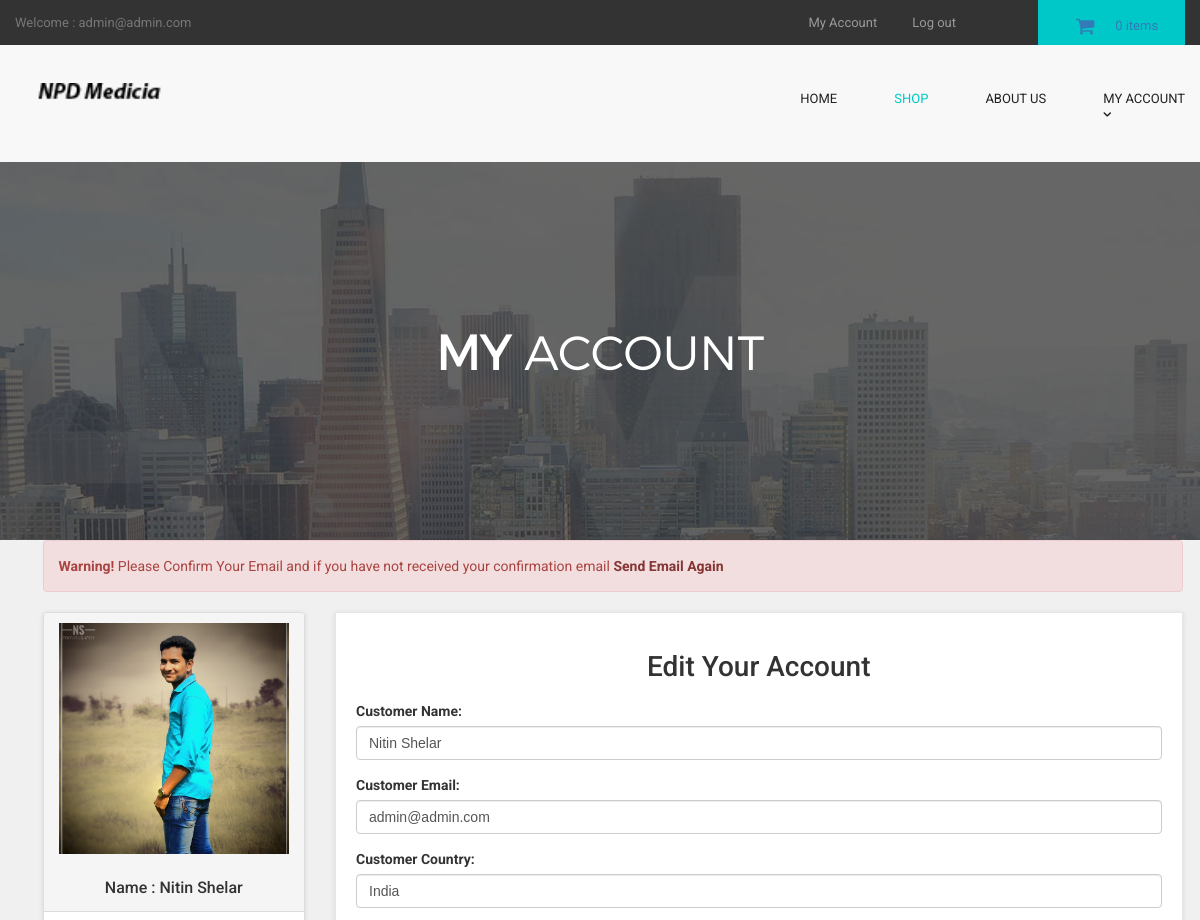
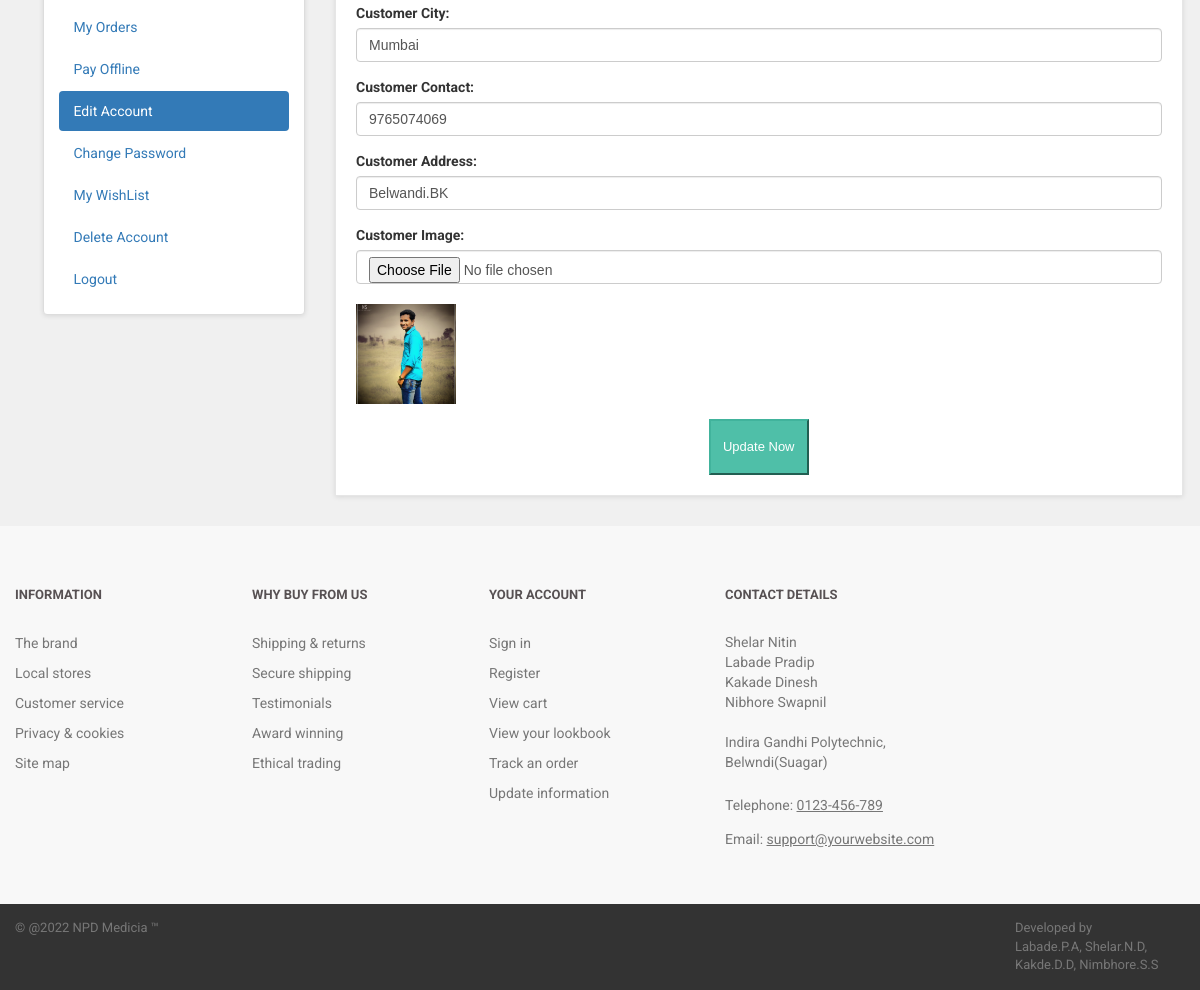
Page /customer/my_account.php?edit_account (signed in) on the committed database (2 pictures, top to bottom).
### tables this page shows
CREATE TABLE `customers` (
  `customer_id` int(10) NOT NULL,
  `customer_name` varchar(255) NOT NULL,
  `customer_email` varchar(255) NOT NULL,
  `customer_pass` varchar(255) NOT NULL,
  `customer_country` text NOT NULL,
  `customer_city` text NOT NULL,
  `customer_contact` varchar(255) NOT NULL,
  `customer_address` text NOT NULL,
  `customer_image` text NOT NULL,
  `customer_ip` varchar(255) NOT NULL,
  `customer_confirm_code` text NOT NULL
);

### customer/edit_account.php (the view, shortened to what this page needs)
<?php
$customer_session = $_SESSION['customer_email'];
$get_customer = "select * from customers where customer_email='$customer_session'";
$run_customer = mysqli_query($con,$get_customer);
$row_customer = mysqli_fetch_array($run_customer);
$customer_name = $row_customer['customer_name'];
$customer_email = $row_customer['customer_email'];
$customer_country = $row_customer['customer_country'];
$customer_city = $row_customer['customer_city'];
$customer_contact = $row_customer['customer_contact'];
$customer_address = $row_customer['customer_address'];
$customer_image = $row_customer['customer_image'];
?>
<h1 align="center" > Edit Your Account </h1>
<form action="" method="post" enctype="multipart/form-data" >
<div class="form-group" >
<label> Customer Name: </label>
<input type="text" name="c_name" class="form-control" required value="<?php echo $customer_name; ?>">
</div>
<div class="form-group" >
<label> Customer Email: </label>
<input type="text" name="c_email" class="form-control" required value="<?php echo $customer_email; ?>">
</div>
<div class="form-group" >
<label> Customer Country: </label>
<input type="text" name="c_country" class="form-control" required value="<?php echo $customer_country; ?>">
</div>
<div class="form-group" >
<label> Customer City: </label>
<input type="text" name="c_city" class="form-control" required value="<?php echo $customer_city; ?>">
</div>
<div class="form-group" >
<label> Customer Contact: </label>
<input type="text" name="c_contact" class="form-control" required value="<?php echo $customer_contact; ?>">
</div>
<div class="form-group" >
<label> Customer Address: </label>
<input type="text" name="c_address" class="form-control" required value="<?php echo $customer_address; ?>">
</div>
<div class="form-group" >
<label> Customer Image: </label>
<input type="file" name="c_image" class="form-control" required ><br>
<img src="customer_images/<?php echo $customer_image; ?>" width="100" height="100" class="img-responsive" >
</div>
<div class="text-center" >
<button name="update" class="btn btn-primary" >
<i class="fa fa-user-md" ></i> Update Now
</button>
</div>
</form>

### customer/includes/sidebar.php
<div class="panel panel-default sidebar-menu">
<div class="panel-heading">
<?php
$customer_session = $_SESSION['customer_email'];
$get_customer = "select * from customers where customer_email='$customer_session'";
$run_customer = mysqli_query($con,$get_customer);
$row_customer = mysqli_fetch_array($run_customer);
$customer_image = $row_customer['customer_image'];
$customer_name = $row_customer['customer_name'];
if(!isset($_SESSION['customer_email'])){
}
else {
echo "
<center>
<img src='customer_images/$customer_image' class='img-responsive'>
</center>
<br>
<h3 align='center' class='panel-title'> Name : $customer_name </h3>
";
}
?>
</div>
<div class="panel-body">
<ul class="nav nav-pills nav-stacked">
<li class="<?php if(isset($_GET['my_orders'])){ echo "active"; } ?>">
<a href="my_account.php?my_orders"> <i class="fa fa-list"> </i> My Orders </a>
</li>
<li class="<?php if(isset($_GET['pay_offline'])){ echo "active"; } ?>">
<a href="my_account.php?pay_offline"> <i class="fa fa-bolt"></i> Pay Offline </a>
</li>
<li class="<?php if(isset($_GET['edit_account'])){ echo "active"; } ?>">
<a href="my_account.php?edit_account"> <i class="fa fa-pencil"></i> Edit Account </a>
</li>
<li class="<?php if(isset($_GET['change_pass'])){ echo "active"; } ?>">
<a href="my_account.php?change_pass"> <i class="fa fa-user"></i> Change Password </a>
</li>
<li class="<?php if(isset($_GET['my_wishlist'])){ echo "active"; } ?>">
<a href="my_account.php?my_wishlist"> <i class="fa fa-heart"></i> My WishList </a>
</li>
<li class="<?php if(isset($_GET['delete_account'])){ echo "active"; } ?>">
<a href="my_account.php?delete_account"> <i class="fa fa-trash-o"></i> Delete Account </a>
</li>
<li>
<a href="logout.php"> <i class="fa fa-sign-out"></i> Logout </a>
</li>
</ul>
</div>
</div>

### customer/styles/backend.css (style rules this page uses)
html { font-family: "Roboto", Helvetica, Arial, sans-serif; line-height: 1.15; -ms-text-size-adjust: 100%; -webkit-text-size-adjust: 100% }
body { margin: 0 }
h1 { font-size: 2em; margin: .67em 0 }
a { background-color: transparent; -webkit-text-decoration-skip: objects }
img { border-style: none }
button, input, optgroup, select, textarea { font-family: sans-serif; font-size: 100%; line-height: 1.15; margin: 0 }
button, input { overflow: visible }
button, select { text-transform: none }
[type=reset], [type=submit], button, html [type=button] { -webkit-appearance: button }
html { box-sizing: border-box }
body { min-width: 1190px; font-family: Montserrat, sans-serif; font-weight: 400; background-color: white; }
img { max-width: 100%; height: auto }
.btn { display: inline-block; vertical-align: top; font-size: 13px; line-height: 40px; text-decoration: none; -webkit-transition: .3s; transition: .3s }

### styles/style.css (style rules this page uses)
body { font-family: "Roboto", Helvetica, Arial, sans-serif; font-size: 14px; line-height: 1.42857143; color: #333333; background-color: #f0f0f0; overflow-x: hidden; }
.btn-primary { color:rgb(255, 255, 255); background-color:rgb(79, 191, 168); border-color:rgb(65, 179, 156); }
#content .panel.sidebar-menu { box-sizing: border-box; box-shadow: 0 1px 5px rgba(0, 0, 0, 0.1); }
#content .panel.sidebar-menu h3 { padding: 5px 0; margin: 0; }

### rows in the picture
customers: customer_image (picture), customer_name "Nitin Shelar", c_name "Nitin Shelar", c_email "admin@admin.com", c_country "India", c_city "Mumbai", c_contact "9765074069", c_address "Belwandi.BK"

### other values in the picture
$_SESSION['customer_email'] "admin@admin.com"
$count_items "0"
